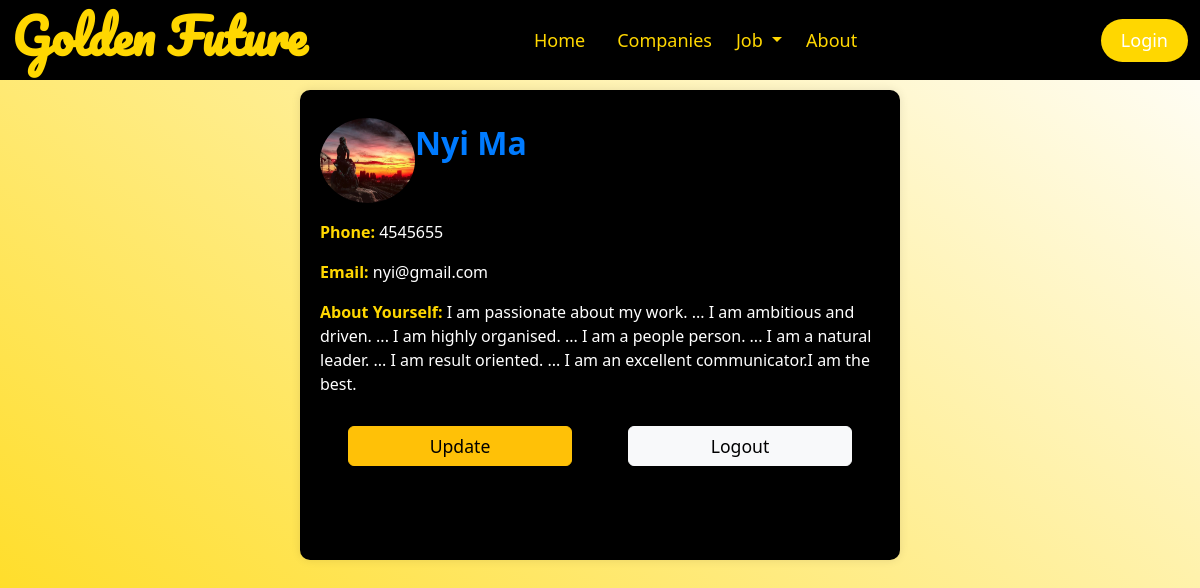
Screenshot of /useraccount.php?user_id=1 with the database file from the repository.
### tables this page shows
CREATE TABLE `user_register` (
  `user_id` int(11) NOT NULL,
  `username` varchar(100) NOT NULL,
  `phone` varchar(20) NOT NULL,
  `email` varchar(59) NOT NULL,
  `password` varchar(20) NOT NULL,
  `profile` blob NOT NULL,
  `created_at` timestamp NOT NULL DEFAULT current_timestamp() ON UPDATE current_timestamp(),
  `aboutyourself` varchar(255) NOT NULL,
  `certificate` blob NOT NULL
);

### useraccount.php (the view, shortened to what this page needs)
<?php
$servername = "localhost";
$username = "root";
$password = "";
$dbname = "jobsearch";
$tablename = "user_register";
$conn = new mysqli($servername, $username, $password, $dbname);
if (isset($_GET["user_id"])) {
    $userId = $_GET["user_id"];
    $sqlSelect = "SELECT * FROM $tablename WHERE user_id = $userId";
    $resultSelect = $conn->query($sqlSelect);
    if ($resultSelect->num_rows > 0) {
        $row = $resultSelect->fetch_assoc();
    } else {
        echo "No user found with the provided ID";
        exit();
    }
} else {
    echo "User ID not provided";
    exit();
}
?>
<?php include("header.php") ?>
<!DOCTYPE html>
<html lang="en">
<head>
    <link href="https://cdn.jsdelivr.net/npm/bootstrap@5.3.0/dist/css/bootstrap.min.css" rel="stylesheet">
</head>
<body>
    <div class="container account-container">
        <div class="account-details">
            <?php
            if (!empty($row['profile'])) {
                echo "<div class='photo'>";
                echo '<img src="profiles/' . $row['profile'] . '" alt="Profile Image">';
                echo ' <h2 class="mb-4"><strong>' . $row['username'] . '</strong></h2>';
                echo '</div>';
            }
            ?>
            <p><strong style="color:gold;">Phone:</strong> <?php echo $row['phone']; ?></p>
            <p><strong style="color:gold;">Email:</strong> <?php echo $row['email']; ?></p>
            <p><strong style="color:gold;">About Yourself:</strong> <?php echo $row['aboutyourself']; ?></p>
        </div>
        <div class="btns">
            <a href="user_update.php?user_id=<?php echo $userId; ?>" class="btn btn-warning btn-update">Update</a>
            <a href="logout.php" class="btn btn-light btn-logout">Logout</a>
        </div>
    </div>
</body>
</html>

### header.css (style rules this page uses)
body { width: 100%; height: 100vh!important; background: linear-gradient(to left bottom,white,gold); }

### useraccount.php (style rules this page uses)
body { background-color: #f8f9fa; }
.account-container { max-width: 600px; height: 470px; margin: auto; padding: 20px; margin-top: 90px; box-shadow: 0px 0px 10px rgba(0, 0, 0, 0.1); background-color: black; border-radius: 10px; }
.account-container h2 { text-align: center; margin-bottom: 30px; color: #007bff; }
.account-details { text-align: left; margin-bottom: 20px; color: white; }
.account-details img { max-width: 95px; height: 85px; border-radius: 50%; margin-top: 10px; }
.photo { display: flex; height: 90px; align-items: center; margin-bottom: 20px; }
.btns { display: flex; justify-content: space-around; }
.btn-update, .btn-logout { width: 40%; margin-top: 10px; font-size: 1.1rem; font-weight: 500; }

### rows the page displays
user_register: profile (picture), username "Nyi Ma", phone "4545655", email "nyi@gmail.com", aboutyourself "I am passionate about my work. ... I am ambitious and driven. ... I am highly organised. ... I am a people person. ... I am a natural leader. ... I am result oriented. ... I am an excellent communicator.I am the best."
